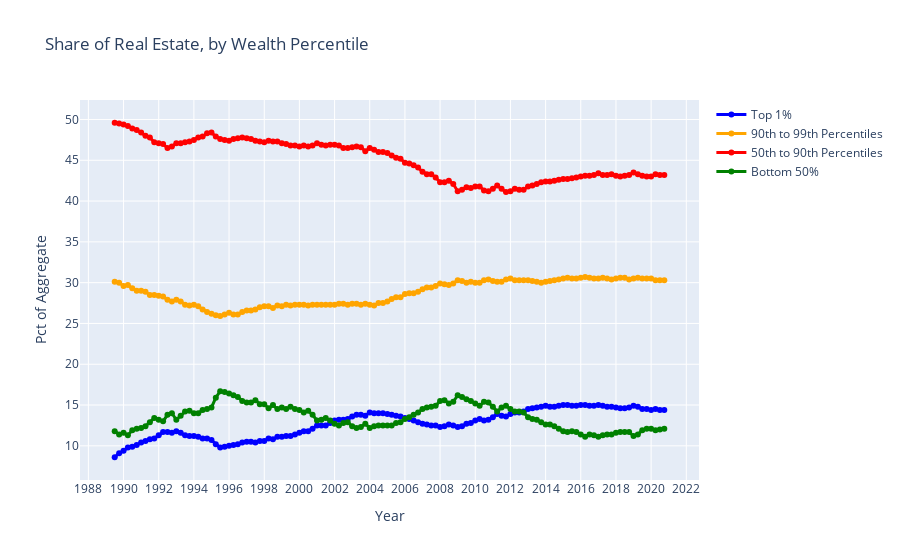

Write notebook code for a chart like this one.
### Code cell
# Share of Real Estate Held, by Wealth Percentile
line_width = 3
wealth_dict = {
    'Top 1%': ['WFRBST01110', 'blue'],
    '90th to 99th Percentiles': ['WFRBSN09137', 'orange'],
    '50th to 90th Percentiles': ['WFRBSN40164', 'red'],
    'Bottom 50%': ['WFRBSB50191', 'green']
}

# Create a style traces
fig = go.Figure()

for k, v in races_dict.items():
    current_df = fred.get_series_df(wealth_dict[k][0])[['date', 'value']]
    filter_ = (current_df['date'] >= '1989-07-01') & (current_df['date'] <= '2020-10-01')

    fig.add_trace(go.Line(x=current_df[filter_].iloc[:, 0],
                          y=current_df[filter_].iloc[:, 1],
                          mode='lines+markers',
                          name=f'{k}',
                          line=dict(color=wealth_dict[k][1], width=line_width)))

# Edit layout
fig.update_layout(title='Share of Real Estate, by Wealth Percentile',
                  xaxis_title = 'Year',
                  yaxis_title = 'Pct of Aggregate')

fig.update_yaxes(nticks=10)

fig.update_xaxes(nticks=30)

fig.show();
